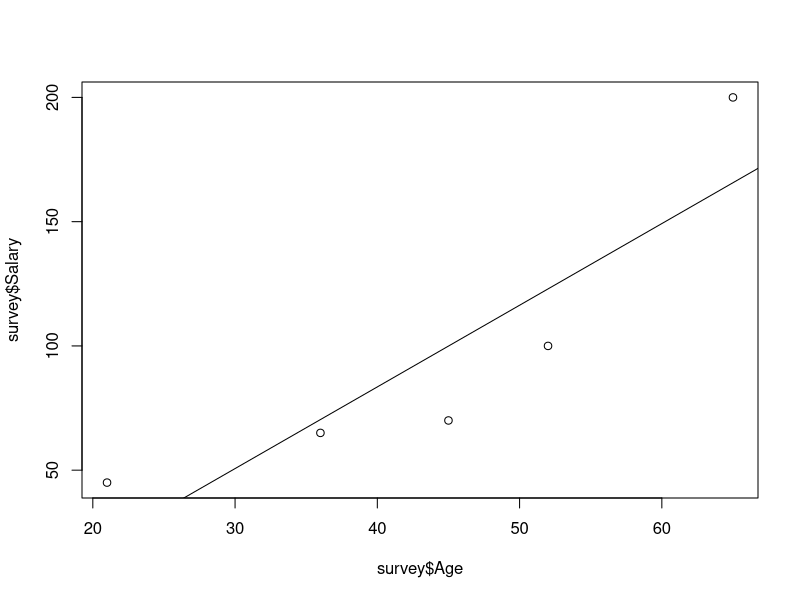
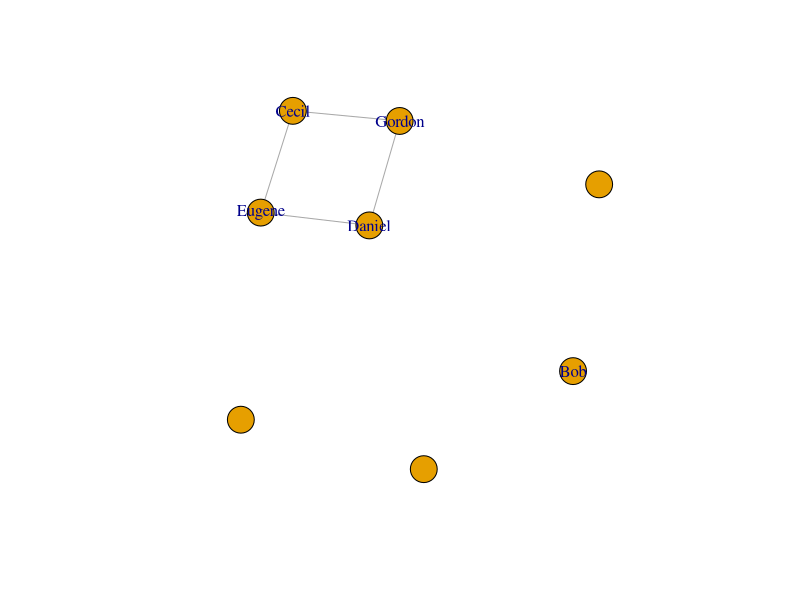
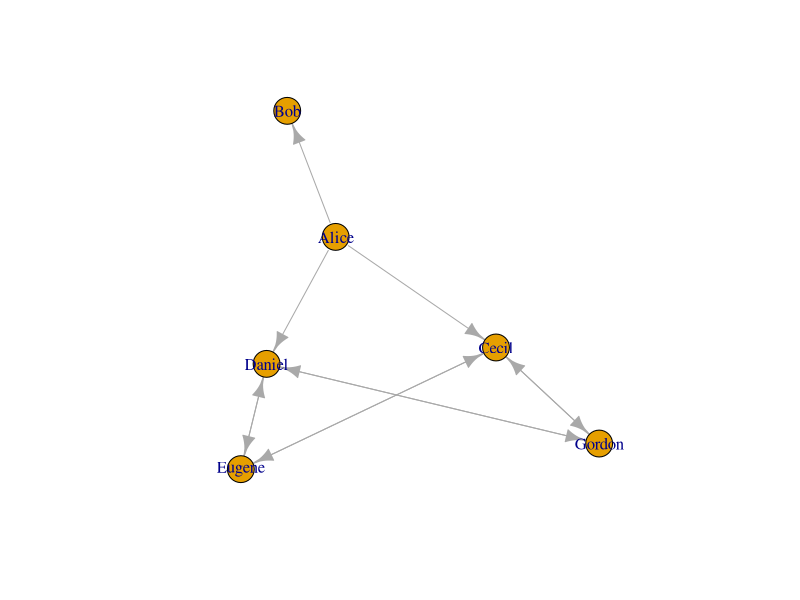

Here is the R script that generated these plots, in order: (Note: this script raises an error after producing the figures.)
pause <- function() {
}

### R objects, (real) numbers
a <- 3
a
b <- 4
b
a + b

pause()

### Case sensitive
A <- 16
a
A

pause()

### Vector objects
a <- c(1, 2, 3, 4, 5, 6, 7, 8, 9, 10)
a
b <- 1:100
b
a[1]
b[1:5]
a[1] <- 10
a
a[1:4] <- 2
a

pause()

### Vector arithmetic
a * 2 + 1

pause()

### Functions
ls()
length(a)
mean(a)
sd(a)
sd
c

pause()

### Getting help
# ?sd
# ??"standard deviation"
# RSiteSearch("network betweenness")

pause()

### Classes
class(2)
class(1:10)
class(sd)

pause()

### Character vectors
char.vec <- c("this", "is", "a", "vector", "of", "characters")
char_vec <- char.vec
char.vec[1]

pause()

### Index vectors
age <- c(45, 36, 65, 21, 52, 19)
age[1]
age[1:5]
age[c(2, 5, 6)]

b[seq(1, 100, by = 2)]

pause()

### Named vectors
names(age) <- c("Alice", "Bob", "Cecil", "David", "Eve", "Fiona")
age
age["Bob"]
age[c("Eve", "David", "David")]

pause()

### Indexing with logical vectors
age[c(FALSE, TRUE, FALSE, TRUE, FALSE, TRUE)]
names(age)[age > 40]
age > 40

pause()

### Matrices
M <- matrix(1:20, 10, 2)
M
M2 <- matrix(1:20, 10, 2, byrow = TRUE) ## Named argument!
M2
M[1, 1]
M[1, ]
M[, 1]
M[1:5, 2]

pause()

### Generic functions
sd(a)
sd(M)
class(a)
class(M)

pause()

### Lists
l <- list(1:10, "Hello!", diag(5))
l
l[[1]]
l[2:3]
l
l2 <- list(A = 1:10, H = "Hello!", M = diag(5))
l2
l2$A
l2$M

pause()

### Factors
countries <- c(
  "SUI",
  "USA",
  "GBR",
  "GER",
  "SUI",
  "SUI",
  "GBR",
  "GER",
  "FRA",
  "GER"
)
countries
fcountries <- factor(countries)
fcountries
levels(fcountries)

pause()

### Data frames
survey <- data.frame(
  row.names = c("Alice", "Bob", "Cecil", "David", "Eve"),
  Sex = c("F", "M", "F", "F", "F"),
  Age = c(45, 36, 65, 21, 52),
  Country = c("SUI", "USA", "SUI", "GBR", "USA"),
  Married = c(TRUE, FALSE, FALSE, TRUE, TRUE),
  Salary = c(70, 65, 200, 45, 100)
)
survey
survey$Sex
plot(survey$Age, survey$Salary)
AS.model <- lm(Salary ~ Age, data = survey)
AS.model
summary(AS.model)
abline(AS.model)

tapply(survey$Salary, survey$Country, mean)

pause()

### Packages
# install.packages("igraph")
# library(help="igraph")
library(igraph)
sessionInfo()

pause()

### Graphs
## Create a small graph, A->B, A->C, B->C, C->E, D
## A=1, B=2, C=3, D=4, E=5
g <- make_graph(c(1, 2, 1, 3, 2, 3, 3, 5), n = 5)

pause()

### Print a graph to the screen
g

pause()

### Create an undirected graph as well
## A--B, A--C, B--C, C--E, D
g2 <- make_graph(c(1, 2, 1, 3, 2, 3, 3, 5), n = 5, dir = FALSE)
g2

pause()

### Is this object an igraph graph?
is_igraph(g)
is_igraph(1:10)

pause()

### Summary, number of vertices, edges
summary(g)
vcount(g)
ecount(g)

pause()

### Is the graph directed?
is_directed(g)
is_directed(g2)

pause()

### Convert from directed to undirected
as.undirected(g)

pause()

### And back
as.directed(as.undirected(g))

pause()

### Multiple edges
g <- make_graph(c(1, 2, 1, 2, 1, 3, 2, 3, 4, 5), n = 5)
g

is_simple(g)
which_multiple(g)

pause()

### Remove multiple edges
g <- simplify(g)
is_simple(g)

pause()

### Loop edges
g <- make_graph(c(1, 1, 1, 2, 1, 3, 2, 3, 4, 5), n = 5)
g

is_simple(g)
which_loop(g)

pause()

### Remove loop edges
g <- simplify(g)
is_simple(g)

pause()

### Naming vertices
g <- make_ring(10)
V(g)$name <- letters[1:10]
V(g)$name
g
print(g, v = T)

pause()

### Create undirected example graph
g2 <- graph_from_literal(
  Alice - Bob:Cecil:Daniel,
  Cecil:Daniel - Eugene:Gordon
)
print(g2, v = T)

pause()

### Remove Alice
g3 <- delete_vertices(g2, match("Alice", V(g2)$name))

pause()

### Add three new vertices
g4 <- add_vertices(g3, 3)
print(g4, v = T)
igraph_options(
  print.vertex.attributes = TRUE,
  plot.layout = layout_with_fr
)
g4
plot(g4)

pause()

### Add three new vertices, with names this time
g4 <- add_vertices(g3, 3, attr = list(name = c("Helen", "Ike", "Jane")))
g4

pause()

### Add some edges as well
g4 <- add_edges(g4, match(c("Helen", "Jane", "Ike", "Jane"), V(g4)$name))
g4

pause()

### Edge sequences, first create a directed example graph
g2 <- graph_from_literal(
  Alice -+ Bob:Cecil:Daniel,
  Cecil:Daniel +-+ Eugene:Gordon
)
print(g2, v = T)
plot(g2, layout = layout_with_kk, vertex.label = V(g2)$name)

pause()

### Sequence of all edges
E(g2)

pause()

### Edge from a vertex to another
E(g2, P = c(1, 2))

pause()

### Delete this edge
g3 <- delete_edges(g2, E(g2, P = c(1, 2)))
g3

pause()

### Get the id of the edge
as.vector(E(g2, P = c(1, 2)))

pause()

### All adjacent edges of a vertex
E(g2)[adj(3)]

pause()

### Or multiple vertices
E(g2)[adj(c(3, 1))]

pause()

### Outgoing edges
E(g2)[from(3)]

pause()

### Incoming edges
E(g2)[to(3)]

pause()

### Edges along a path
E(g2, path = c(1, 4, 5))
